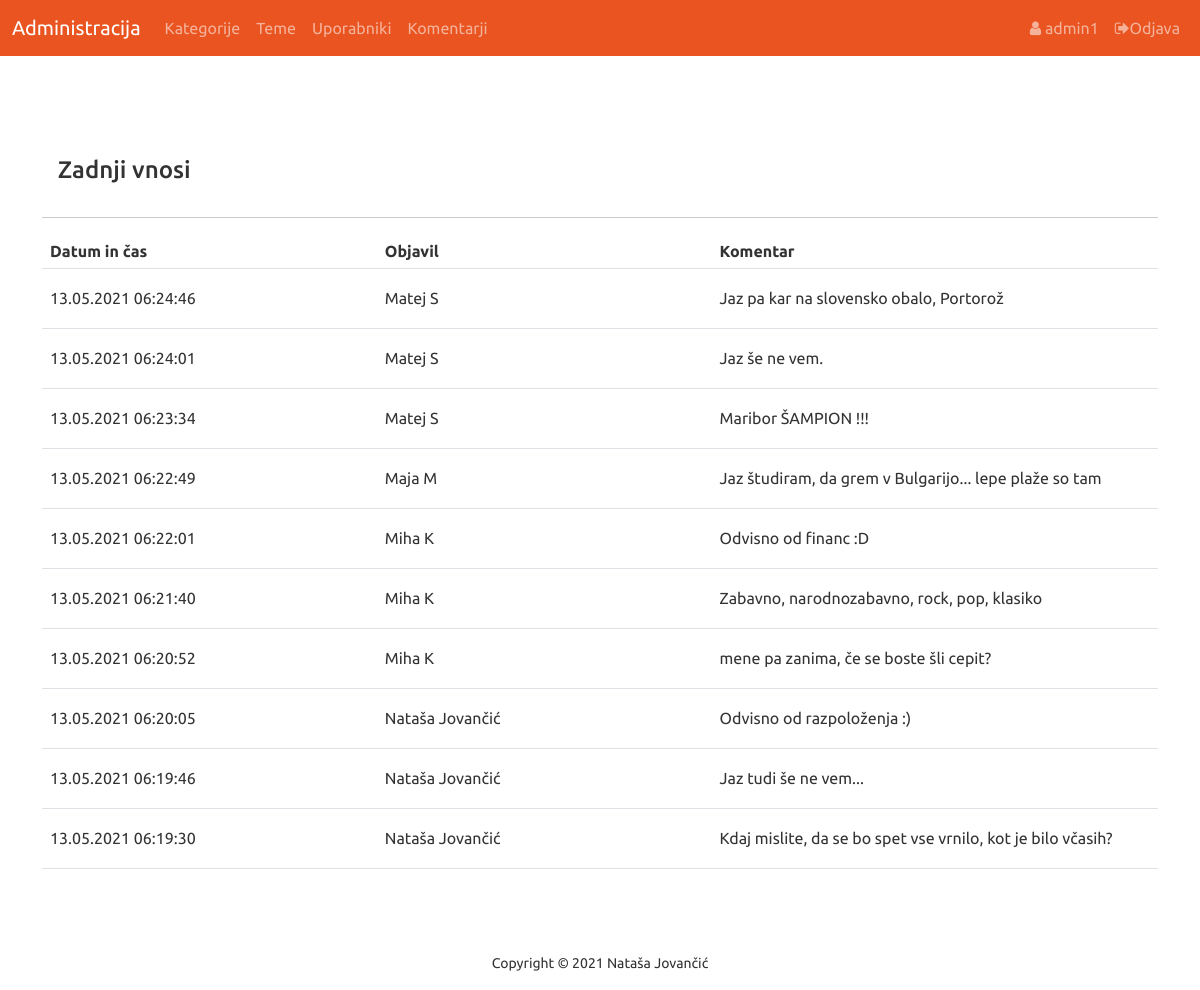
/admin/pages/home.php (signed in), run on the app's committed database.
### tables this page shows
CREATE TABLE `komentar` (
  `komentar_Id` int(11) NOT NULL,
  `komentar` varchar(255) DEFAULT NULL,
  `tema_Id` int(11) DEFAULT NULL,
  `datetime` datetime DEFAULT NULL,
  `uporabnik_Id` int(12) DEFAULT NULL
);

CREATE TABLE `uporabnik` (
  `uporabnik_Id` int(11) NOT NULL,
  `ime` varchar(255) DEFAULT NULL,
  `priimek` varchar(255) DEFAULT NULL
);

### admin/pages/home.php (the view, shortened to what this page needs)
<?php
	$upIme = $_SESSION['upIme'];
?>
<html lang="sl">
<head>
	<link rel="stylesheet" type="text/css" href="../../css/bootstrap2.min.css">
    <link rel="stylesheet" href="https://maxcdn.bootstrapcdn.com/font-awesome/4.5.0/css/font-awesome.min.css">
</head>
<body>
	<header>
		<nav class="navbar navbar-expand-lg navbar-dark bg-primary">
		  <div class="container-fluid">
			<a class="navbar-brand" href="home.php">Administracija</a>
			<div class="collapse navbar-collapse" id="navbarColor01">
				<ul class="navbar-nav me-auto">
					<li class="nav-item">
					  <a class="nav-link" href="kategorija.php">Kategorije</a>
					</li>
					<li class="nav-item">
					  <a class="nav-link" href="tema.php">Teme</a>
					</li>
					<li class="nav-item">
					  <a class="nav-link" href="uporabnik.php">Uporabniki</a>
					</li>
					<li class="nav-item">
					  <a class="nav-link" href="komentar.php">Komentarji</a>
					</li>
				</ul>
				<ul class="navbar-nav ms-md-auto">
					<li class="nav-item">
						<a class="nav-link"><i class="fa fa-user"></i> <?php echo $upIme;?></a>
					</li>
					<li class="nav-item">
						<a class="nav-link" href="../functions/odjava.php"><i class="fa fa-sign-out"></i>Odjava</a>
					</li>
				</ul>
			</div>
		  </div>
		</nav>
	<header>
	<main
		<div class="container" style="margin:7% auto;">
			<h4 class="p-3 mb-2">Zadnji vnosi</h4>
			<hr>
			<?php
				include "../../functions/db.php";
				echo '<div class="panel panel-success">
						<div class="panel-heading">
						</div>
						<table class="table">
						<tr class = "">
							<th style="width: 30%">Datum in čas</th>
							<th style="width: 30%">Objavil</th>
							<th style="width: 40%">Komentar</th>
						</tr>';
						$sel1 = mysqli_query($mysqli, "SELECT * FROM komentar as c join uporabnik as u on c.uporabnik_id=u.uporabnik_id ORDER BY `datetime` DESC LIMIT 10");
						while($row1=mysqli_fetch_assoc($sel1)){
							extract($row1);
							echo '<tr>';
							$dateDt = strtotime($datetime);
							echo '<td>'.date('d.m.Y H:i:s', $dateDt).'</td>';
							echo '<td>'.$ime.' '.$priimek.'</td>';
							echo '<td>'.$komentar.'</td>';
							echo '</tr>';
						}
				echo '</table>';
				echo '</div>';
			?>
	</main>
	<footer id="pagefooter">
	   <p id="copyright" class="text-center small"></p>
	</footer>
</body>
</html>

### admin/pages/home.php (style rules this page uses)
td { height: 60px; vertical-align: middle; }

### data on the page
komentar: datetime "13.05.2021 06:24:46", uporabnik_Id.ime "Matej", uporabnik_Id.priimek "S", komentar "Jaz pa kar na slovensko obalo, Portorož"
komentar: datetime "13.05.2021 06:24:01", uporabnik_Id.ime "Matej", uporabnik_Id.priimek "S", komentar "Jaz še ne vem."
komentar: datetime "13.05.2021 06:23:34", uporabnik_Id.ime "Matej", uporabnik_Id.priimek "S", komentar "Maribor ŠAMPION !!!"
komentar: datetime "13.05.2021 06:22:49", uporabnik_Id.ime "Maja", uporabnik_Id.priimek "M", komentar "Jaz študiram, da grem v Bulgarijo... lepe plaže so tam"
komentar: datetime "13.05.2021 06:22:01", uporabnik_Id.ime "Miha", uporabnik_Id.priimek "K", komentar "Odvisno od financ :D"
komentar: datetime "13.05.2021 06:21:40", uporabnik_Id.ime "Miha", uporabnik_Id.priimek "K", komentar "Zabavno, narodnozabavno, rock, pop, klasiko"
komentar: datetime "13.05.2021 06:20:52", uporabnik_Id.ime "Miha", uporabnik_Id.priimek "K", komentar "mene pa zanima, če se boste šli cepit?"
komentar: datetime "13.05.2021 06:20:05", uporabnik_Id.ime "Nataša", uporabnik_Id.priimek "Jovančić", komentar "Odvisno od razpoloženja :)"
komentar: datetime "13.05.2021 06:19:46", uporabnik_Id.ime "Nataša", uporabnik_Id.priimek "Jovančić", komentar "Jaz tudi še ne vem..."
komentar: datetime "13.05.2021 06:19:30", uporabnik_Id.ime "Nataša", uporabnik_Id.priimek "Jovančić", komentar "Kdaj mislite, da se bo spet vse vrnilo, kot je bilo včasih?"

### other printed values
$upIme "admin1"
